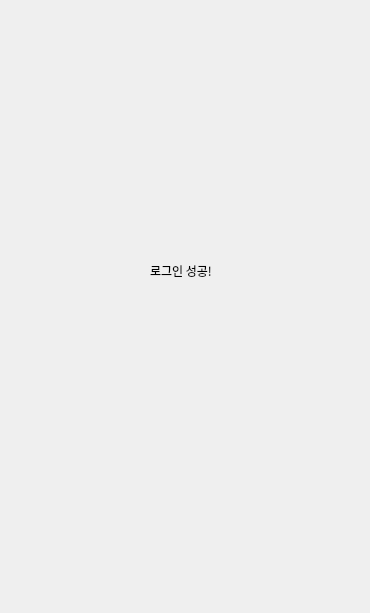
<?xml version="1.0" encoding="UTF-8"?>
<ui version="4.0">
 <class>Form</class>
 <widget class="QWidget" name="Form">
  <property name="geometry">
   <rect>
    <x>0</x>
    <y>0</y>
    <width>370</width>
    <height>613</height>
   </rect>
  </property>
  <property name="font">
   <font>
    <family>함초롬돋움</family>
   </font>
  </property>
  <property name="contextMenuPolicy">
   <enum>Qt::DefaultContextMenu</enum>
  </property>
  <property name="windowTitle">
   <string>MSU-A</string>
  </property>
  <property name="windowIcon">
   <iconset>
    <normaloff>../../.designer/backup/icon.png</normaloff>../../.designer/backup/icon.png</iconset>
  </property>
  <widget class="QLabel" name="label">
   <property name="geometry">
    <rect>
     <x>150</x>
     <y>240</y>
     <width>141</width>
     <height>61</height>
    </rect>
   </property>
   <property name="text">
    <string>로그인 성공!</string>
   </property>
  </widget>
 </widget>
 <resources/>
 <connections/>
</ui>
